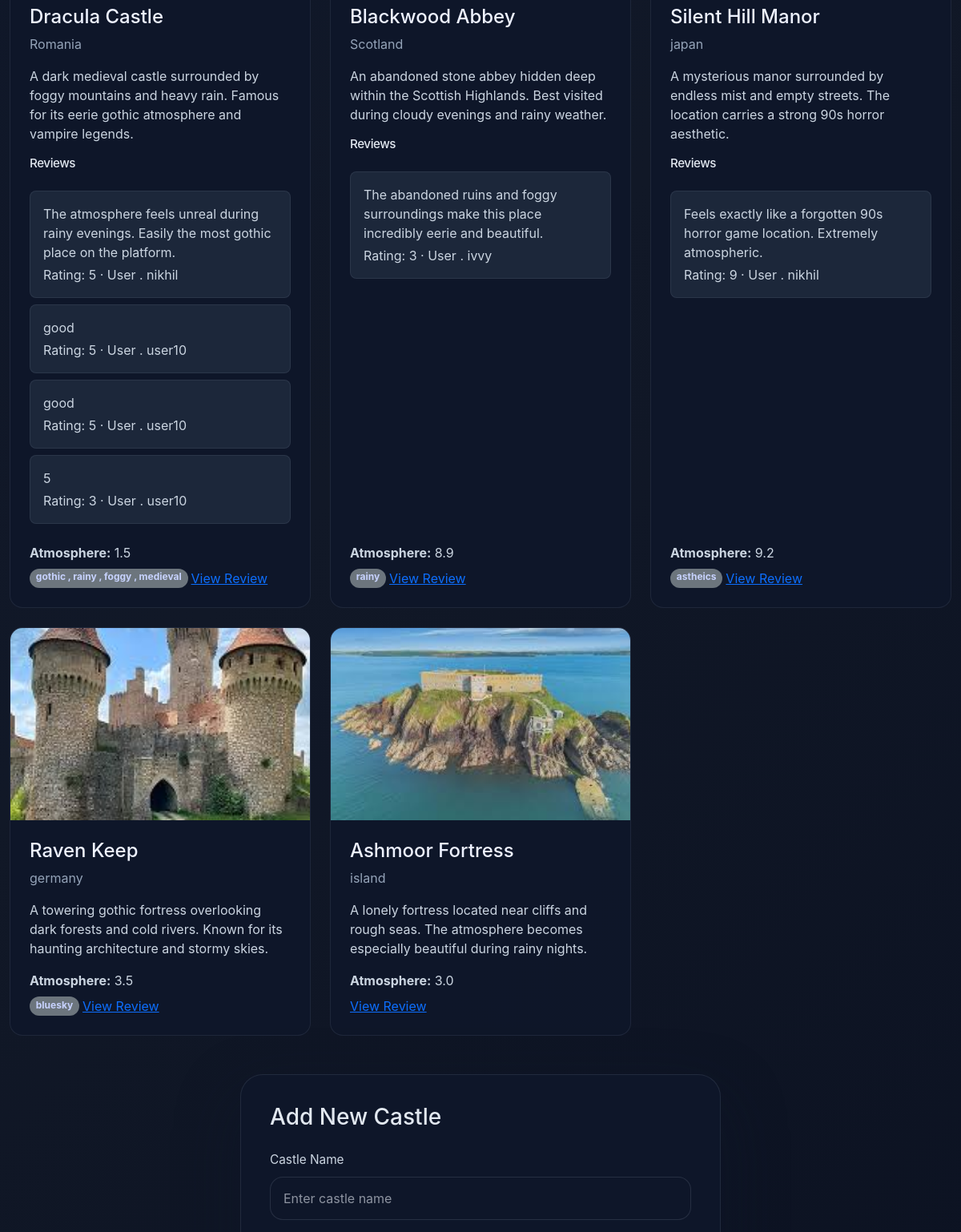
Before: /home/ (middle part) with the older database file.
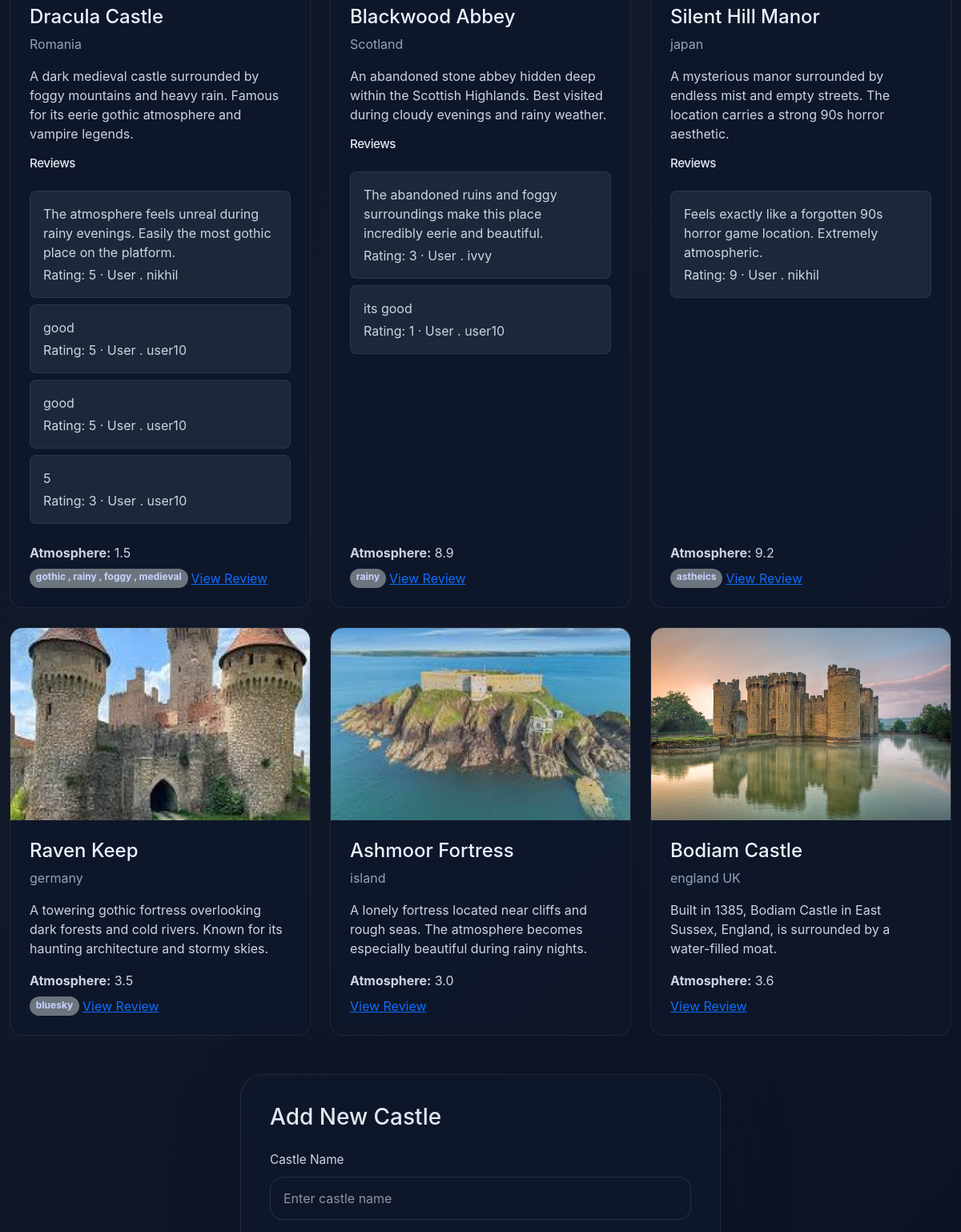
After: the same page with the newer database file.
### core/models.py (models this page shows, shortened)
class Destination(models.Model):
    castle = models.CharField(max_length=100, unique=True)
    country = models.CharField(max_length=100)
    description = models.TextField()
    image = models.ImageField(upload_to="images/")
    atmosphere = models.FloatField()
    tags = models.ManyToManyField('Tag',related_name="destinations", blank=True)

class Review(models.Model):
    comment = models.TextField()
    rating = models.IntegerField()
    user = models.ForeignKey(User, on_delete=models.CASCADE)
    destination = models.ForeignKey(Destination, on_delete=models.CASCADE)

class Tag(models.Model):
    name = models.CharField(max_length=50)

### core/views.py (the view, shortened to what this page needs)
# urls.py: 2. Add a URL to urlpatterns:  path('', views.home, name='home')
def home(request):
    search = request.GET.get("castle")
    if search:
        dest = Destination.objects.filter(
            castle__icontains=search
        )
    else:
        dest = Destination.objects.all()
    return render(request, "core/home.html", {"dest": dest})

### templates/core/home.html (shortened to what this page needs)
<!DOCTYPE html>
<html lang="en">
<head>
    {% load static %}
    <link rel="stylesheet" href="https://cdn.jsdelivr.net/npm/bootstrap@5.3.8/dist/css/bootstrap.min.css">
    <link rel="stylesheet" href="{% static 'core/styles.css' %}">
</head>
<body>
    <div class="container py-5">
        <div class="row row-cols-1 row-cols-md-2 row-cols-lg-3 g-4 destination-list">
            {% for d in dest %}
            <div class="col">
                <article class="destination-card card h-100">
                    {% if d.image %}
                    <img src="{{ d.image.url }}" alt="{{ d.castle }}" class="card-img-top">
                    {% endif %}
                    <div class="card-body destination-card-body d-flex flex-column">
                        <div>
                            <h2 class="destination-card-title h4">{{ d.castle }}</h2>
                            <p class="destination-card-subtitle mb-3">{{ d.country }}</p>
                            <p class="destination-card-text mb-3">{{ d.description }}</p>
                        </div>
                        {% if d.review_set.all %}
                        <div class="review-section mb-3">
                            <h6 class="review-title">Reviews</h6>
                            {% for review in d.review_set.all %}
                            <div class="review-card mb-2 p-3 rounded-3">
                                <p class="review-text mb-1">{{ review.comment }}</p>
                                <p class="review-meta mb-0">Rating: {{ review.rating }} · User .  {{ review.user }}</p>
                            </div>
                            {% endfor %}
                        </div>
                        {% endif %}
                        <div class="mt-auto">
                            <p class="destination-card-text mb-2"><strong>Atmosphere:</strong> {{ d.atmosphere }}</p>
                            <div class="destination-card-meta d-flex flex-wrap gap-1">
                                {% for tag in d.tags.all %}
                                    <span class="badge rounded-pill bg-secondary">{{ tag.name }}</span>
                                {% endfor %}
<a href="{% url 'review_view' d.id %}">View Review</a>
                            </div>
                        </div>
                    </div>
                </article>
            </div>
            {% endfor %}
        </div>
        <div class="auth-card mt-5" style="max-width: 600px; margin: 0 auto;">
            <h3 class="mb-4">Add New Castle</h3>
            <form method="POST" enctype="multipart/form-data" class="auth-form">
                <label>
                    Castle Name
                    <input type="text" name="castle" placeholder="Enter castle name" required>
                </label>
            </form>
        </div>
    </div>
</body>
</html>

### static/core/styles.css (style rules this page uses)
body { margin: 0; min-height: 100vh; font-family: Inter, system-ui, -apple-system, BlinkMacSystemFont, "Segoe UI", sans-serif; background: linear-gradient(135deg, #0f172a 0%, #111827 42%, #0b1121 100%); color: #e2e8f0; }
.auth-card { width: 100%; max-width: 460px; padding: 36px; background: rgba(15, 23, 42, 0.96); border: 1px solid rgba(148, 163, 184, 0.14); border-radius: 28px; box-shadow: 0 30px 80px rgba(15, 23, 42, 0.35); }
.auth-form { display: grid; gap: 18px; }
.auth-form label { display: grid; gap: 10px; font-size: 0.96rem; color: #cbd5e1; }
.auth-form input { width: 100%; padding: 14px 16px; border: 1px solid rgba(148, 163, 184, 0.18); border-radius: 16px; background: rgba(15, 23, 42, 0.75); color: #f8fafc; font-size: 1rem; }
.auth-form input::placeholder { color: rgba(226, 232, 240, 0.6); }
.destination-list { margin-top: 1.5rem; }
.destination-card { background: rgba(15, 23, 42, 0.95); border: 1px solid rgba(148, 163, 184, 0.12); border-radius: 1rem; overflow: hidden; }
.destination-card .card-img-top { height: 240px; object-fit: cover; transition: transform 0.35s ease; }
.destination-card-body { padding: 1.5rem; }
.destination-card-title { margin-bottom: 0.5rem; color: #eef2ff; }
.destination-card-subtitle { color: #94a3b8; }
.destination-card-text { color: #cbd5e1; }
.review-section .review-title { font-size: 0.95rem; color: #e2e8f0; }
.review-card { background: rgba(30, 41, 59, 0.92); border: 1px solid rgba(148, 163, 184, 0.1); }
.review-text, .review-meta { color: #cbd5e1; }
.review-title { grid-column: 1 / -1; margin: 0 0 1.5rem; color: #f8fafc; font-size: 1.8rem; letter-spacing: -0.03em; }
.review-card { background: rgba(30, 41, 59, 0.95); border: 1px solid rgba(148, 163, 184, 0.12); border-radius: 22px; padding: 22px; margin-bottom: 1.25rem; }
.destination-card-meta .badge { background: rgba(99, 102, 241, 0.14); color: #c7d2fe; }
.container { max-width: 1200px; }

Changed rows visible on the page:
added Review: comment "its good", rating "1", user "user10", shown under Destination "Blackwood Abbey"
added Destination: image (picture), castle "Bodiam Castle", country "england UK", description "Built in 1385, Bodiam Castle in East Sussex, England, is surrounded by a water-filled moat.", atmosphere "3.6"
